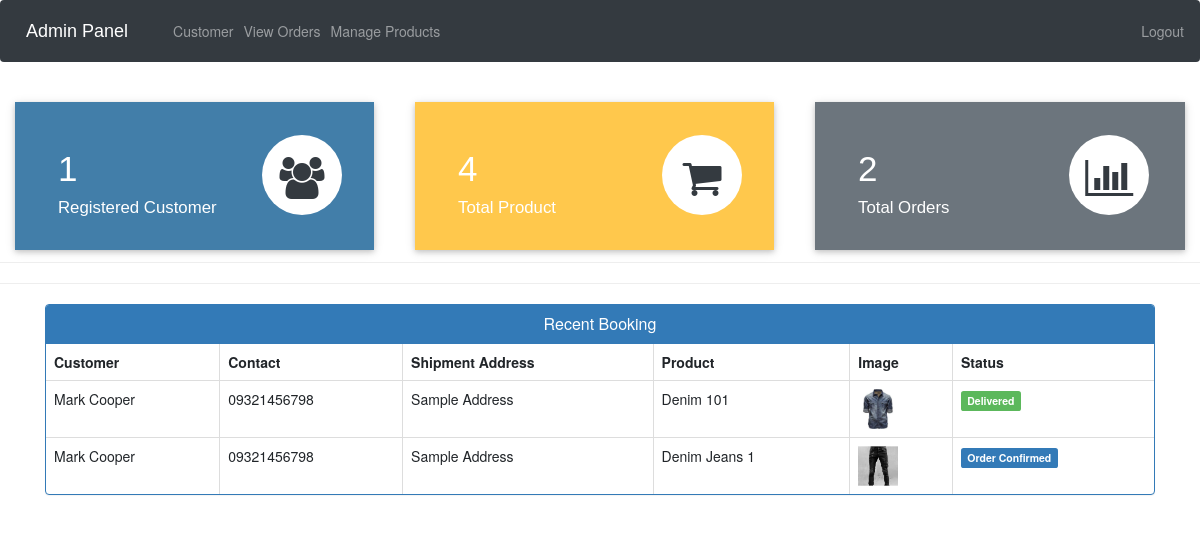
The app's page /admin-dashboard (signed in), older data.
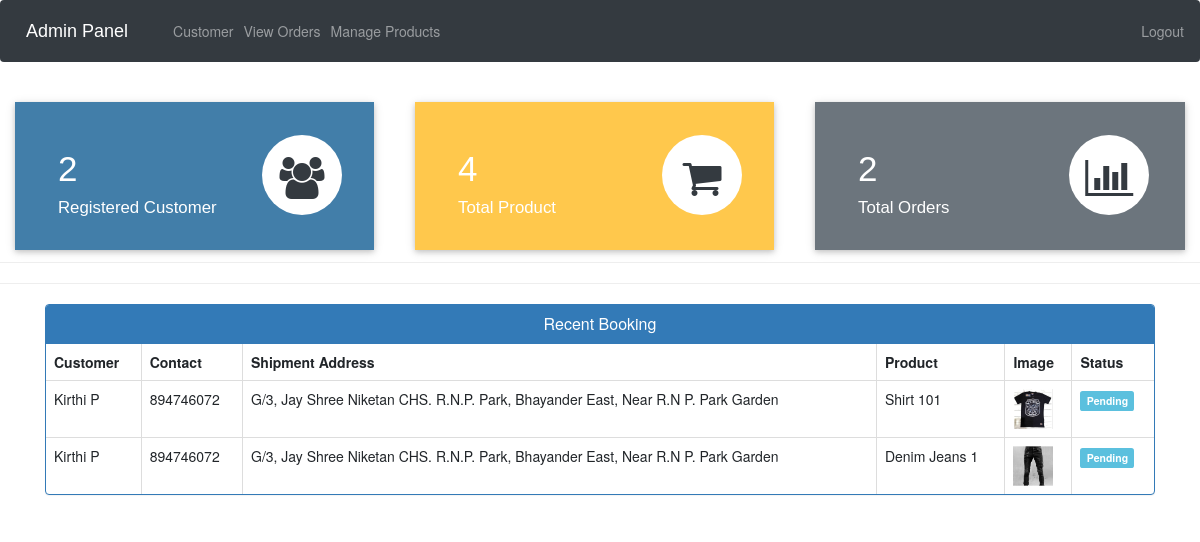
The same page, newer data.
### ecom/models.py (models this page shows, shortened)
class Customer(models.Model):
    user=models.OneToOneField(User,on_delete=models.CASCADE)
    profile_pic= models.ImageField(upload_to='profile_pic/CustomerProfilePic/',null=True,blank=True)
    address = models.CharField(max_length=40)
    mobile = models.CharField(max_length=20,null=False)
    @property
    def get_name(self):
        return self.user.first_name+" "+self.user.last_name

class Orders(models.Model):
    STATUS =(
        ('Pending','Pending'),
        ('Order Confirmed','Order Confirmed'),
        ('Out for Delivery','Out for Delivery'),
        ('Delivered','Delivered'),
    )
    customer=models.ForeignKey('Customer', on_delete=models.CASCADE,null=True)
    product=models.ForeignKey('Product',on_delete=models.CASCADE,null=True)
    email = models.CharField(max_length=50,null=True)
    address = models.CharField(max_length=500,null=True)
    mobile = models.CharField(max_length=20,null=True)
    order_date= models.DateField(auto_now_add=True,null=True)
    status=models.CharField(max_length=50,null=True,choices=STATUS)

class Product(models.Model):
    name=models.CharField(max_length=40)
    product_image= models.ImageField(upload_to='product_image/',null=True,blank=True)
    price = models.PositiveIntegerField()
    description=models.CharField(max_length=40)

### ecom/views.py (the view)
# urls.py: path('admin-dashboard', views.admin_dashboard_view,name='admin-dashboard'),
@login_required(login_url='adminlogin')
def admin_dashboard_view(request):
    customercount=models.Customer.objects.all().count()
    productcount=models.Product.objects.all().count()
    ordercount=models.Orders.objects.all().count()
    orders=models.Orders.objects.all()
    ordered_products=[]
    ordered_bys=[]
    for order in orders:
        ordered_product=models.Product.objects.all().filter(id=order.product.id)
        ordered_by=models.Customer.objects.all().filter(id = order.customer.id)
        ordered_products.append(ordered_product)
        ordered_bys.append(ordered_by)
    mydict={
    'customercount':customercount,
    'productcount':productcount,
    'ordercount':ordercount,
    'data':zip(ordered_products,ordered_bys,orders),
    }
    return render(request,'ecom/admin_dashboard.html',context=mydict)

### templates/ecom/admin_dashboard.html
{% extends 'ecom/admin_base.html' %}
{% load static %}
{% block content %}
<br>
{%include 'ecom/admin_dashboard_cards.html'%}
<br><br><br><br><br>
<hr><hr>
<div class="container" >
    <div class="panel panel-primary" >
      <div class="panel-heading" style="text-align:center;">
        <h6 class="panel-title">Recent Booking</h6>
      </div>
      <table class="table table-hover table-bordered" id="dev-table">
        <thead>
          <tr>
            <th>Customer</th>
            <th>Contact</th>
            <th>Shipment Address</th>
            <th>Product</th>
            <th>Image</th>
            <th>Status</th>
          </tr>
        </thead>
        {% for product,customer,order in data %}
        <tr>
          {% for c in customer %}
          <td> {{c.get_name}}</td>
          <td>{{c.mobile}}</td>
          <td>{{order.address}}</td>
          {% endfor %}
          {% for p in product %}
          <td> {{p.name}}</td>
          <td> <img src="{% static p.product_image.url %}" alt="Profile Pic" height="40px" width="40px" /></td>
          {% if order.status == 'Pending'%}
          <td> <span class="label label-info">{{order.status}}</span></td>
          {% elif order.status == 'Delivered' %}
          <td> <span class="label label-success">{{order.status}}</span></td>
          {% elif order.status == 'Out for Delivery' %}
          <td> <span class="label label-warning">{{order.status}}</span></td>
          {%else%}
            <td> <span class="label label-primary">{{order.status}}</span></td>
          {%endif%}
          {% endfor %}
        </tr>
        {% endfor %}
      </table>
  </div>
</div>
{% endblock content %}

### templates/ecom/admin_base.html (shortened to what this page needs)
<!DOCTYPE html>
{% load static %}
<html lang="en">
<head>
  <link rel="stylesheet" href="https://stackpath.bootstrapcdn.com/bootstrap/4.3.1/css/bootstrap.min.css">
  <link rel="stylesheet" href="https://maxcdn.bootstrapcdn.com/font-awesome/4.7.0/css/font-awesome.min.css">
</head>
<body>
  <div class="bs-example">
    <nav class="navbar navbar-expand-md navbar-dark fixed-top" style="background:#343A40;">
      <a href="/" class="navbar-brand">Admin Panel</a>
      <div class="collapse navbar-collapse justify-content-between" id="navbarCollapse">
        <div class="navbar-nav">
          <a href="/view-customer" class="nav-item nav-link">Customer</a>
          <a href="/admin-view-booking" class="nav-item nav-link">View Orders</a>
          <a href="/admin-products" class="nav-item nav-link">Manage Products</a>
        </div>
        <div class="navbar-nav navbar-right">
          <a href="/logout" class="nav-item nav-link"> Logout</a>
        </div>
      </div>
    </nav>
  </div>
  {% block content %}
  {% endblock content %}
<br><br><br><br><br><br><br><br>
</body>
</html>

### templates/ecom/admin_dashboard_cards.html (shortened to what this page needs)
<!DOCTYPE html>
<html lang="en" dir="ltr">
<head>
  <link rel="stylesheet" href="https://maxcdn.bootstrapcdn.com/bootstrap/3.4.1/css/bootstrap.min.css">
  <link rel="stylesheet" href="https://cdnjs.cloudflare.com/ajax/libs/font-awesome/4.7.0/css/font-awesome.min.css">
</head>
<body>
  <div class="market-updates">
    <div class="col-md-4 market-update-gd">
      <div class="market-update-block clr-block-1">
        <div class="col-md-8 market-update-left">
          <h3>{{customercount}}</h3>
          <h4>Registered Customer</h4>
        </div>
        <div class="col-md-4 market-update-right">
          <i class="fa fa-users"></i>
        </div>
        <div class="clearfix"> </div>
      </div>
    </div>
    <div class="col-md-4 market-update-gd">
      <div class="market-update-block clr-block-2">
        <div class="col-md-8 market-update-left">
          <h3>{{productcount}}</h3>
          <h4>Total Product</h4>
        </div>
        <div class="col-md-4 market-update-right">
          <i class="fa fa-shopping-cart"></i>
        </div>
        <div class="clearfix"> </div>
      </div>
    </div>
    <div class="col-md-4 market-update-gd">
      <div class="market-update-block clr-block-3">
        <div class="col-md-8 market-update-left">
          <h3>{{ordercount}}</h3>
          <h4>Total Orders</h4>
        </div>
        <div class="col-md-4 market-update-right">
          <i class="fa fa-bar-chart"> </i>
        </div>
        <div class="clearfix"> </div>
      </div>
    </div>
  </div>
  <br><br>
</body>
</html>

### templates/ecom/admin_base.html (style rules this page uses)
.bs-example { margin: 0px; }
.navbar-brand { font-size: 20px; font-family: sans-serif; }
.fa { font-size: 23px; width: 2em; height: 2em; text-align: center; text-decoration: none; margin: 5px 2px; border-radius: 50%; padding-top: 0.5em; }

### templates/ecom/admin_dashboard_cards.html (style rules this page uses)
.market-update-block { padding: 2em 2em; background: #999; }
.market-update-block h3 { color: #fff; font-size: 2.5em; font-family: 'Carrois Gothic', sans-serif; }
.market-update-block h4 { font-size: 1.2em; color: #fff; margin: 0.3em 0em; font-family: 'Carrois Gothic', sans-serif; }
.market-update-block.clr-block-1 { background: #427ea9; margin-right: 0.8em; box-shadow: 0 2px 5px 0 rgba(0, 0, 0, 0.16), 0 2px 10px 0 rgba(0, 0, 0, 0.12); transition: 0.5s all; -webkit-transition: 0.5s all; -moz-transition: 0.5s all; -o-transition: 0.5s all; }
.market-update-block.clr-block-2 { background: #ffc84c; margin-right: 0.8em; box-shadow: 0 2px 5px 0 rgba(0, 0, 0, 0.16), 0 2px 10px 0 rgba(0, 0, 0, 0.12); transition: 0.5s all; -webkit-transition: 0.5s all; -moz-transition: 0.5s all; -o-transition: 0.5s all; }
.market-update-block.clr-block-3 { background: #6C757D; box-shadow: 0 2px 5px 0 rgba(0, 0, 0, 0.16), 0 2px 10px 0 rgba(0, 0, 0, 0.12); transition: 0.5s all; -webkit-transition: 0.5s all; -moz-transition: 0.5s all; -o-transition: 0.5s all; }
.market-update-right i.fa.fa-users { font-size: 3em; color: #343A40; width: 80px; height: 80px; background: #fff; text-align: center; border-radius: 49px; -webkit-border-radius: 49px; -moz-border-radius: 49px; -o-border-radius: 49px; line-height: 1.7em; }
.market-update-right i.fa.fa-shopping-cart { font-size: 3em; color: #343A40; width: 80px; height: 80px; background: #fff; text-align: center; border-radius: 49px; -webkit-border-radius: 49px; -moz-border-radius: 49px; -o-border-radius: 49px; line-height: 1.7em; }
.market-update-right i.fa.fa-bar-chart { font-size: 3em; color: #343A40; width: 80px; height: 80px; background: #fff; text-align: center; border-radius: 49px; -webkit-border-radius: 49px; -moz-border-radius: 49px; -o-border-radius: 49px; line-height: 1.7em; }
.market-update-left { padding: 0px; }
.fa { padding-top: 0.2em; }

Row changes from the older to the newer data that the page shows:
removed Orders: address "Sample Address", status "Delivered"
removed Customer: get_name "Mark Cooper", mobile "09321456798"
no longer on this page (row unchanged): Product: name "Denim 101", product_image (picture)
removed Orders: address "Sample Address", status "Order Confirmed", Product (name "Denim Jeans 1", product_image (picture))
added Orders: address "G/3, Jay Shree Niketan CHS. R.N.P. Park, Bhayander East, Near R.N P. Park Garden", status "Pending"
added Customer: get_name "Kirthi P", mobile "894746072"
now on this page (row unchanged): Product: name "Shirt 101", product_image (picture)
added Orders: address "G/3, Jay Shree Niketan CHS. R.N.P. Park, Bhayander East, Near R.N P. Park Garden", status "Pending", Product (name "Denim Jeans 1", product_image (picture))
Text that changed along with them:
{{ customercount }}: "1" → "2"
